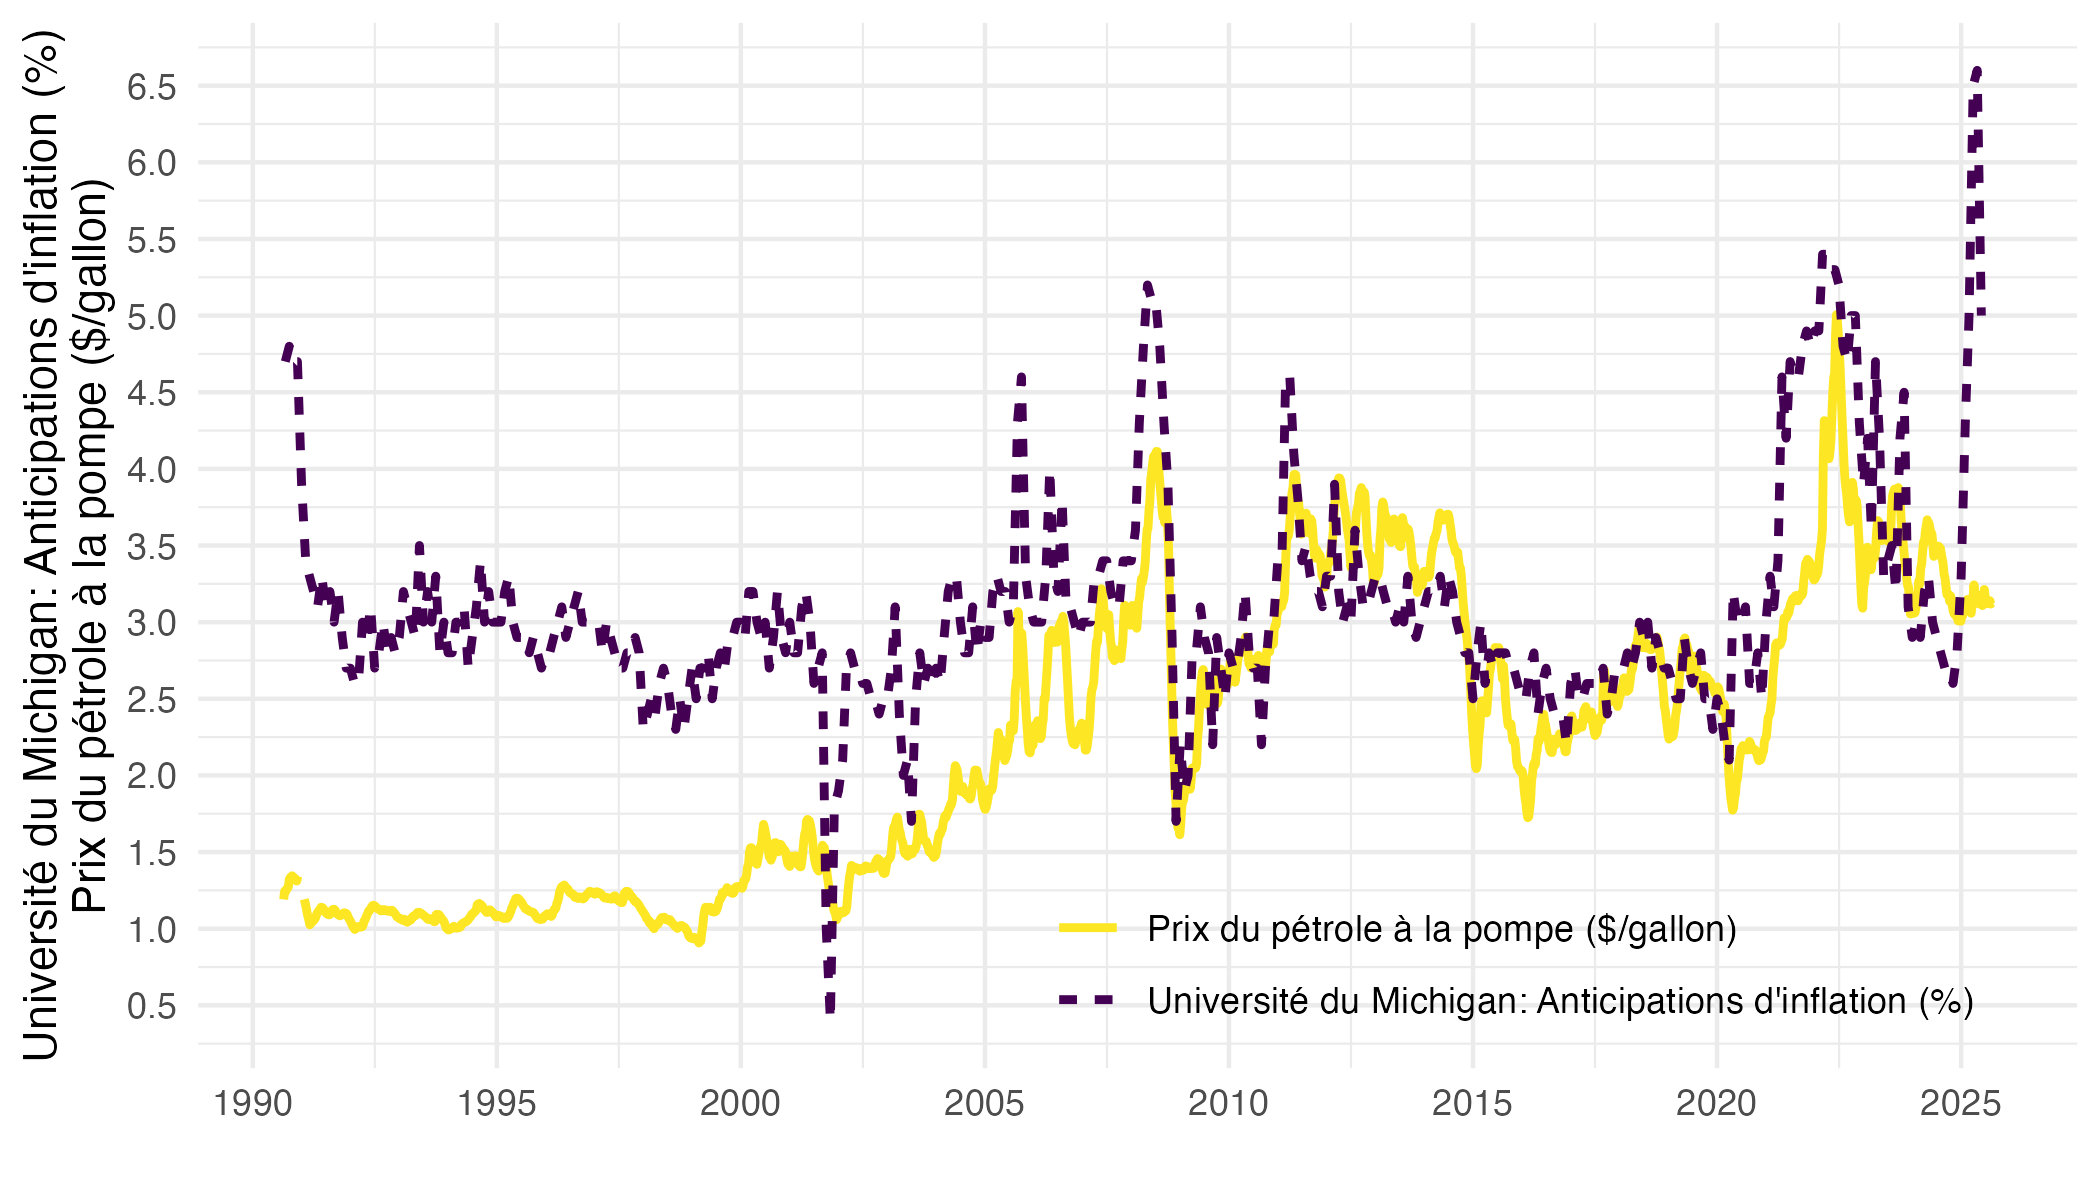

Recreate this plot in R.
rm(list = ls())
setwd("~/Dropbox/ofce/2023-04-15-economie-europeenne/")
source("../../code/R-markdown/init_eurostat.R")
library(tidyverse)
library(eurostat)
library(countrycode)
library(gt)
library(gtExtras)
load_data("fred/energy.RData")
load_data("fred/energy_variables.RData")
load_data("us/nber_recessions.RData")
load_data("us/US_Fed_Chair.RData")
load_data("us/US_presidents.RData")
load_data("uk/uk_extract.RData")


graphique4 <- energy %>%
  filter(variable %in% c("GASREGW", "MICH")) %>%
  filter(date >= as.Date("1990-08-20")) %>%
  select(date, variable, value) %>%
  arrange(date)


graphique4 %>%
  mutate(Variable = case_when(variable == "GASREGW" ~ "Prix du pétrole à la pompe ($/gallon)",
                              variable == "MICH" ~ "Université du Michigan: Anticipations d'inflation (%)")) %>%
  ggplot() + geom_line(aes(x = date, y = value, color = Variable, linetype = Variable), size = 1) +
  theme_minimal() +
  theme(legend.title = element_blank(),
        legend.position = c(0.7, 0.1)) +
  scale_y_continuous(breaks = seq(0, 150, .5)) + 
  scale_color_manual(values = viridis(2)[2:1]) +
  scale_x_date(breaks = as.Date(paste0(seq(1945, 2025, 5), "-01-01")),
               labels = date_format("%Y")) +
  xlab("") + ylab("Université du Michigan: Anticipations d'inflation (%)\nPrix du pétrole à la pompe ($/gallon)")


write.csv(graphique4, "graphique4.csv")
ggsave("graphique4.pdf", width = 7, height = 4, device = cairo_pdf)
 
